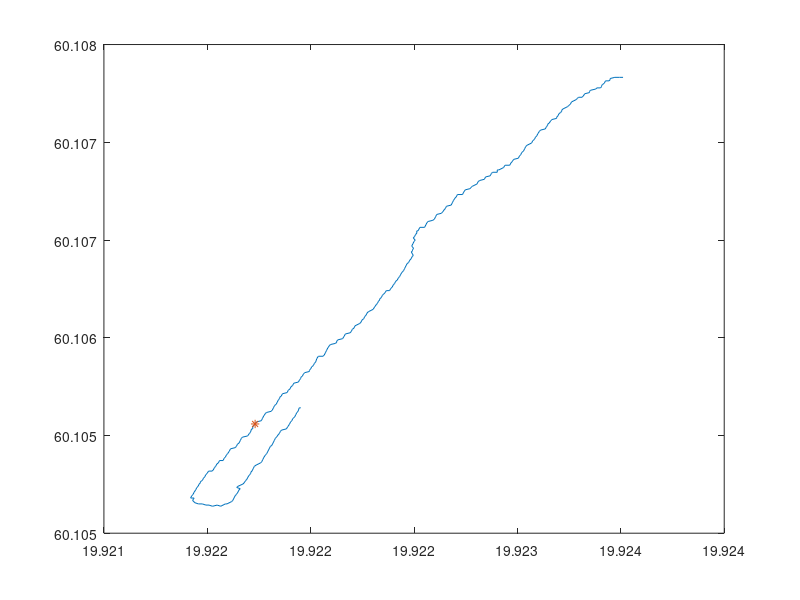
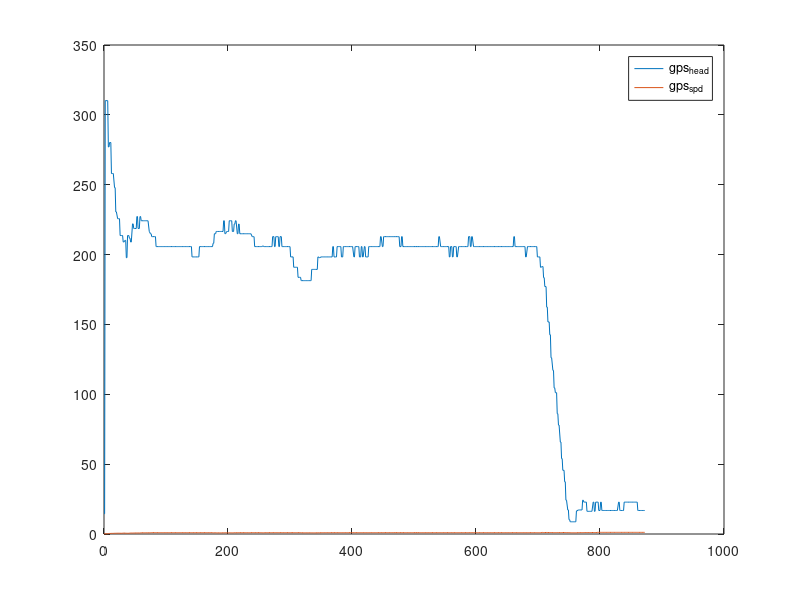
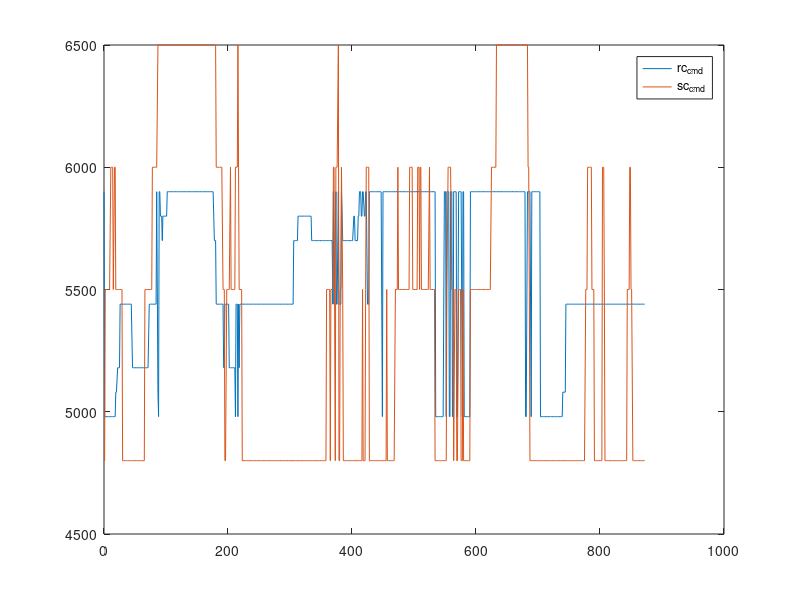
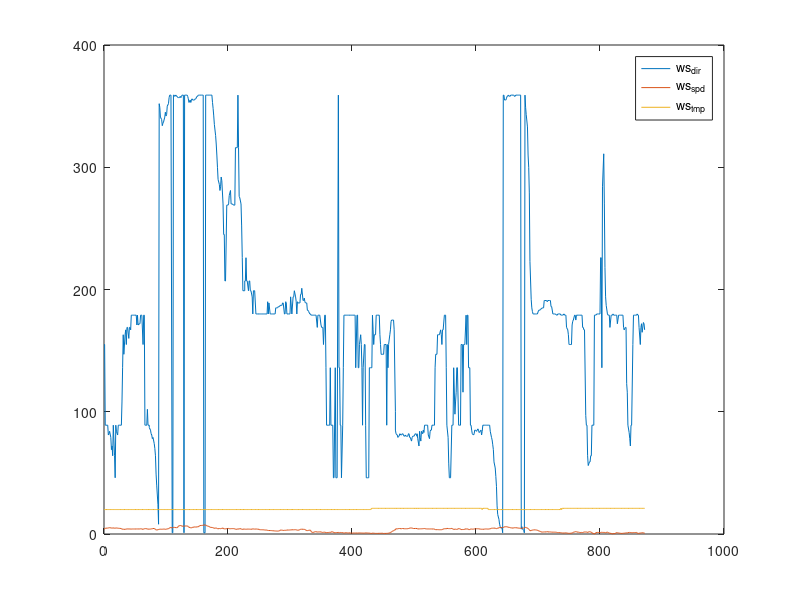

Reproduce these figures in MATLAB, in order.

clear all
%import logdata using graphical import tool and save to .mat file

load('data_1280end.mat');
gps_time = datevec(gps_time);

% rs_pos and ss_pos - only zeros
% wpt_cur - onlye ones


%timestamp vector in seconds. First timestamp - 0 seconds
T = gps_time(:,4)*3600 + gps_time(:,5)*60 +gps_time(:,6) ...
    - gps_time(:,4)*3600 - gps_time(1,5)*60 - gps_time(1,6);


figure(1)
plot(gps_lon,gps_lat,gps_lon(500),gps_lat(500),'*')

figure(2)
plot(T, gps_head,...
    T, gps_spd)
legend('gps_{head}','gps_{spd}')

figure(3)
plot(T, rc_cmd, T, sc_cmd)
legend('rc_{cmd}','sc_{cmd}')


figure(4)
plot(T, ws_dir, T, ws_spd, T, ws_tmp)
legend('ws_{dir}','ws_{spd}','ws_{tmp}')